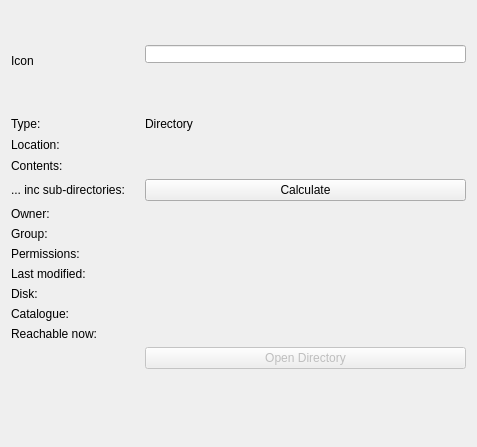
<?xml version="1.0" encoding="UTF-8"?>
<ui version="4.0">
 <class>DirPropertiesWidget</class>
 <widget class="QWidget" name="DirPropertiesWidget">
  <property name="geometry">
   <rect>
    <x>0</x>
    <y>0</y>
    <width>477</width>
    <height>447</height>
   </rect>
  </property>
  <property name="windowTitle">
   <string>Form</string>
  </property>
  <layout class="QFormLayout" name="formLayout">
   <property name="horizontalSpacing">
    <number>20</number>
   </property>
   <item row="0" column="0">
    <widget class="QLabel" name="lIcon">
     <property name="sizePolicy">
      <sizepolicy hsizetype="Fixed" vsizetype="Fixed">
       <horstretch>0</horstretch>
       <verstretch>0</verstretch>
      </sizepolicy>
     </property>
     <property name="minimumSize">
      <size>
       <width>100</width>
       <height>100</height>
      </size>
     </property>
     <property name="text">
      <string>Icon</string>
     </property>
    </widget>
   </item>
   <item row="0" column="1">
    <widget class="QLineEdit" name="editDirName">
     <property name="styleSheet">
      <string notr="true">margin-top: 34px;</string>
     </property>
     <property name="readOnly">
      <bool>true</bool>
     </property>
    </widget>
   </item>
   <item row="2" column="0">
    <widget class="QLabel" name="label_2">
     <property name="text">
      <string>Type:</string>
     </property>
    </widget>
   </item>
   <item row="2" column="1">
    <widget class="QLabel" name="label_3">
     <property name="text">
      <string>Directory</string>
     </property>
    </widget>
   </item>
   <item row="3" column="0">
    <widget class="QLabel" name="label_4">
     <property name="text">
      <string>Location:</string>
     </property>
    </widget>
   </item>
   <item row="3" column="1">
    <widget class="QLineEdit" name="editDiskPath">
     <property name="styleSheet">
      <string notr="true">background-color: rgba(0, 0, 0, 0);</string>
     </property>
     <property name="frame">
      <bool>false</bool>
     </property>
     <property name="readOnly">
      <bool>true</bool>
     </property>
    </widget>
   </item>
   <item row="4" column="0">
    <widget class="QLabel" name="label_5">
     <property name="text">
      <string>Contents:</string>
     </property>
    </widget>
   </item>
   <item row="4" column="1">
    <widget class="QLabel" name="lContents">
     <property name="text">
      <string/>
     </property>
    </widget>
   </item>
   <item row="6" column="0">
    <widget class="QLabel" name="label_7">
     <property name="text">
      <string>Owner:</string>
     </property>
    </widget>
   </item>
   <item row="6" column="1">
    <widget class="QLabel" name="lOwner">
     <property name="text">
      <string/>
     </property>
    </widget>
   </item>
   <item row="7" column="0">
    <widget class="QLabel" name="label_8">
     <property name="text">
      <string>Group:</string>
     </property>
    </widget>
   </item>
   <item row="7" column="1">
    <widget class="QLabel" name="lGroup">
     <property name="text">
      <string/>
     </property>
    </widget>
   </item>
   <item row="8" column="0">
    <widget class="QLabel" name="label_9">
     <property name="text">
      <string>Permissions:</string>
     </property>
    </widget>
   </item>
   <item row="8" column="1">
    <widget class="QLabel" name="lPermissions">
     <property name="text">
      <string/>
     </property>
    </widget>
   </item>
   <item row="9" column="0">
    <widget class="QLabel" name="label_13">
     <property name="text">
      <string>Last modified:</string>
     </property>
    </widget>
   </item>
   <item row="9" column="1">
    <widget class="QLabel" name="lModified">
     <property name="text">
      <string/>
     </property>
    </widget>
   </item>
   <item row="10" column="0">
    <widget class="QLabel" name="label_15">
     <property name="text">
      <string>Disk:</string>
     </property>
    </widget>
   </item>
   <item row="10" column="1">
    <widget class="QLabel" name="lDiskName">
     <property name="text">
      <string/>
     </property>
    </widget>
   </item>
   <item row="11" column="0">
    <widget class="QLabel" name="label_17">
     <property name="text">
      <string>Catalogue:</string>
     </property>
    </widget>
   </item>
   <item row="11" column="1">
    <widget class="QLabel" name="lCatalogue">
     <property name="text">
      <string/>
     </property>
    </widget>
   </item>
   <item row="12" column="0">
    <widget class="QLabel" name="label">
     <property name="text">
      <string>Reachable now:</string>
     </property>
    </widget>
   </item>
   <item row="12" column="1">
    <widget class="QLabel" name="lReachable">
     <property name="text">
      <string/>
     </property>
    </widget>
   </item>
   <item row="13" column="1">
    <widget class="QPushButton" name="bOpenDirectory">
     <property name="enabled">
      <bool>false</bool>
     </property>
     <property name="text">
      <string>Open Directory</string>
     </property>
    </widget>
   </item>
   <item row="5" column="0">
    <widget class="QLabel" name="label_6">
     <property name="text">
      <string>... inc sub-directories:</string>
     </property>
    </widget>
   </item>
   <item row="5" column="1">
    <widget class="QPushButton" name="bCalcSubContents">
     <property name="text">
      <string>Calculate</string>
     </property>
    </widget>
   </item>
  </layout>
 </widget>
 <tabstops>
  <tabstop>editDirName</tabstop>
  <tabstop>editDiskPath</tabstop>
  <tabstop>bCalcSubContents</tabstop>
  <tabstop>bOpenDirectory</tabstop>
 </tabstops>
 <resources/>
 <connections/>
</ui>
